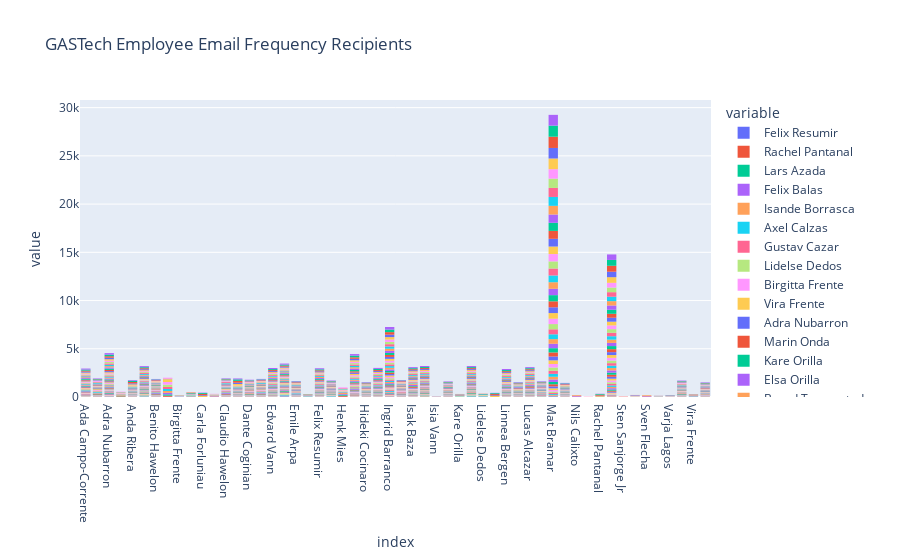

Notebook code cell kept with this figure:
### Code cell
fig = px.bar(emails_sent, x=emails_sent.index, y=emails_sent.columns.values, title='GASTech Employee Email Frequency Recipients')
# fixes plotly faded colors
fig.update_traces(dict(marker_line_width=0))
